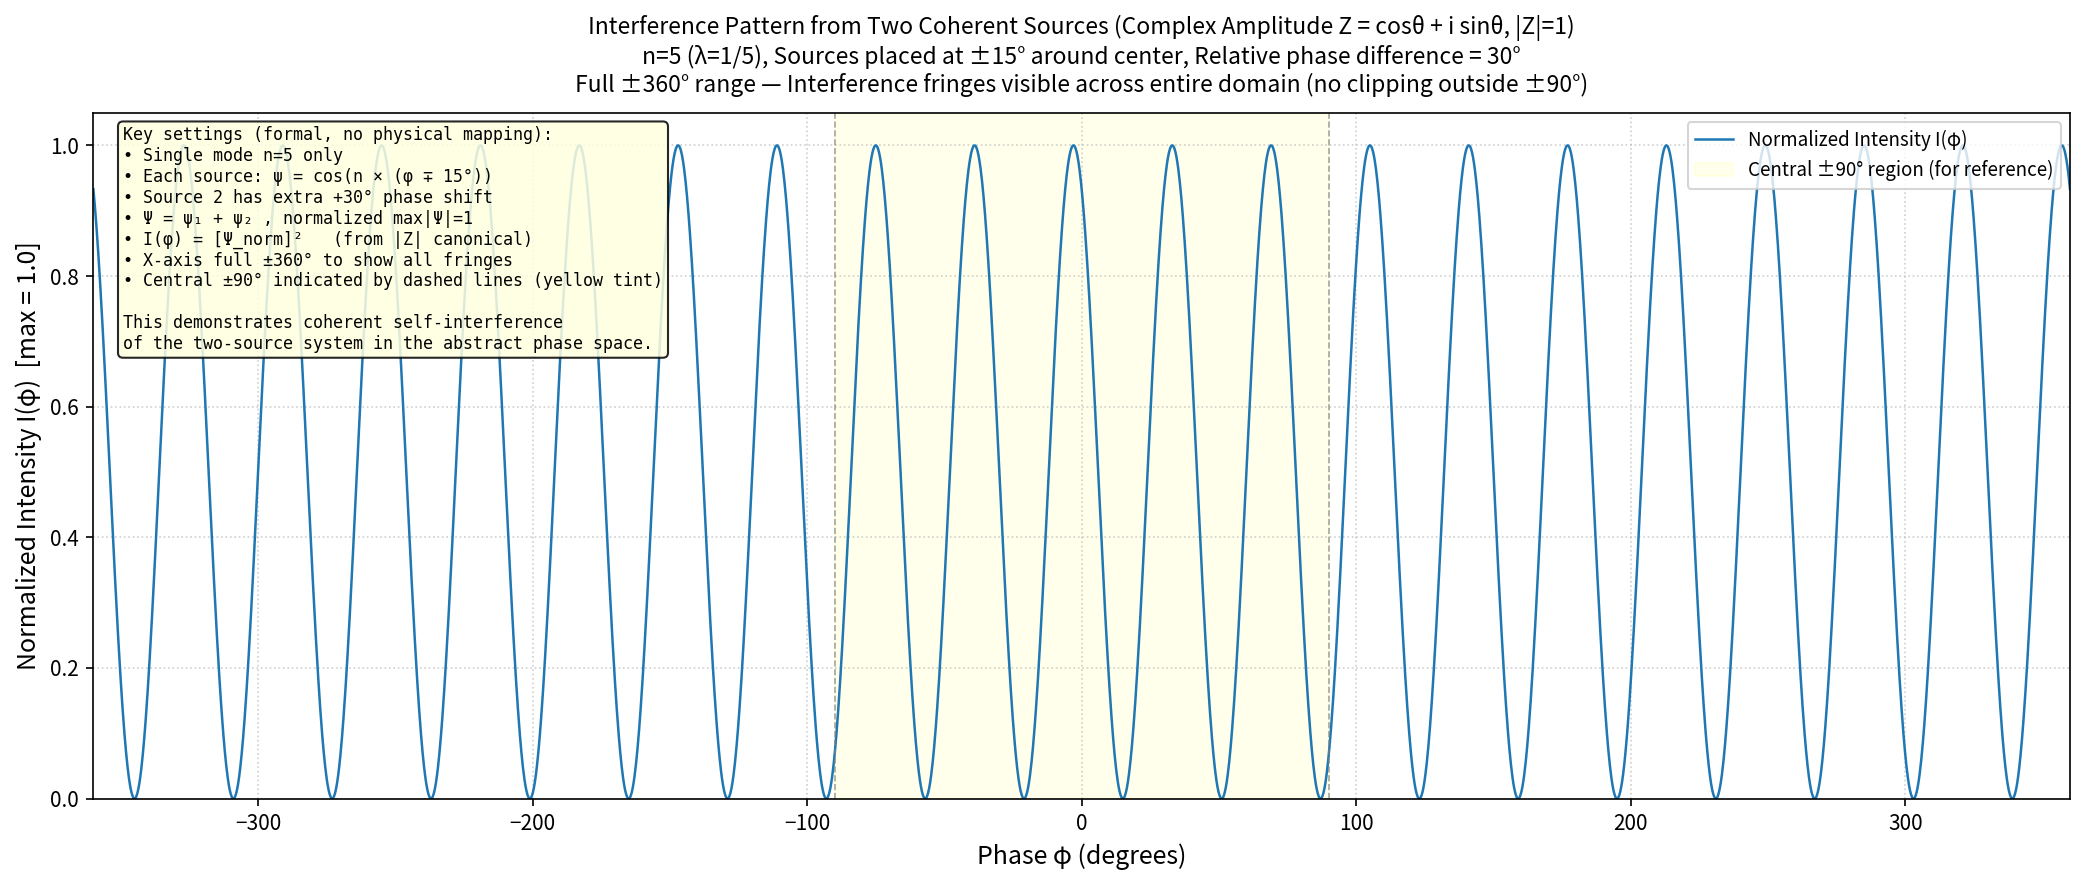

Write the Python code that produced this figure.
#!/usr/bin/env python3
"""
Normalized Intensity Interference Pattern
Two coherent sources with n=5 (λ=1/5), placed at ±15° phase centers,
with 30° relative phase difference.
Complex amplitude representation: Z = cosθ + i sinθ with |Z|=1 canonical.
Intensity I = |Ψ|^2 normalized so max wave amplitude =1, thus I max=1.
Full x-axis ±360° to display all interference fringes (no clipping).
"""

import numpy as np
import matplotlib.pyplot as plt

# Parameters
n = 5                    # mode index, λ = 1/n
delta_deg = 15.0         # source placement offset from center (degrees)
alpha_deg = 30.0         # relative phase difference between the two sources (degrees)
phi_min, phi_max = -360.0, 360.0
num_points = 4000        # high resolution for dense fringes

# Observation phase variable (degrees)
phi_deg = np.linspace(phi_min, phi_max, num_points)
phi_rad = np.deg2rad(phi_deg)

# Convert offsets to radians
delta_rad = np.deg2rad(delta_deg)
alpha_rad = np.deg2rad(alpha_deg)

# Wave from source 1 (centered at -delta, i.e. offset +delta in argument)
# Using real part of Z: ψ = Re( exp(i * n * (phi - phi_c)) ) = cos( n * (phi - phi_c) )
psi1 = np.cos( n * (phi_rad + delta_rad) )

# Wave from source 2 (centered at +delta), with additional relative phase alpha
psi2 = np.cos( n * (phi_rad - delta_rad) + alpha_rad )

# Total coherent superposition (complex amplitudes add, here real representation)
psi_total = psi1 + psi2

# Canonical normalization: max wave height (amplitude) to 1.0
max_amp = np.max(np.abs(psi_total))
if max_amp > 0:
    psi_norm = psi_total / max_amp
else:
    psi_norm = psi_total

# Intensity I ∝ |ψ|^2 , normalized so max I = 1.0
I = psi_norm ** 2

# Create figure
fig, ax = plt.subplots(figsize=(14, 6), dpi=150)

# Plot the interference pattern
ax.plot(phi_deg, I, color='#1f77b4', linewidth=1.2, label='Normalized Intensity I(φ)')

# Highlight central ±90° region with light background (for reference, but pattern shown full range)
ax.axvspan(-90, 90, alpha=0.08, color='yellow', label='Central ±90° region (for reference)')

# Add vertical lines at ±90°
ax.axvline(x=-90, color='gray', linestyle='--', linewidth=0.8, alpha=0.7)
ax.axvline(x=90, color='gray', linestyle='--', linewidth=0.8, alpha=0.7)

# Labels and title (ALL IN ENGLISH as requested)
ax.set_xlabel('Phase φ (degrees)', fontsize=12)
ax.set_ylabel('Normalized Intensity I(φ)  [max = 1.0]', fontsize=12)
ax.set_title(
    'Interference Pattern from Two Coherent Sources (Complex Amplitude Z = cosθ + i sinθ, |Z|=1)\n'
    'n=5 (λ=1/5), Sources placed at ±15° around center, Relative phase difference = 30°\n'
    'Full ±360° range — Interference fringes visible across entire domain (no clipping outside ±90°)',
    fontsize=11, pad=10
)

# Set axis limits
ax.set_xlim(phi_min, phi_max)
ax.set_ylim(0.0, 1.05)

# Grid and legend
ax.grid(True, which='major', linestyle=':', alpha=0.6)
ax.legend(loc='upper right', fontsize=9)

# Add annotation box explaining key points
textstr = '\n'.join([
    'Key settings (formal, no physical mapping):',
    '• Single mode n=5 only',
    '• Each source: ψ = cos(n × (φ ∓ 15°))',
    '• Source 2 has extra +30° phase shift',
    '• Ψ = ψ₁ + ψ₂ , normalized max|Ψ|=1',
    '• I(φ) = [Ψ_norm]²   (from |Z| canonical)',
    '• X-axis full ±360° to show all fringes',
    '• Central ±90° indicated by dashed lines (yellow tint)',
    '',
    'This demonstrates coherent self-interference',
    'of the two-source system in the abstract phase space.'
])
props = dict(boxstyle='round', facecolor='lightyellow', alpha=0.85)
ax.text(0.015, 0.98, textstr, transform=ax.transAxes, fontsize=8,
        verticalalignment='top', bbox=props, family='monospace')

# Tight layout
plt.tight_layout()

# Save outputs
output_dir = '/home/workdir/artifacts/'
png_path = output_dir + 'double_source_interference_n5.png'
svg_path = output_dir + 'double_source_interference_n5.svg'

plt.savefig(png_path, dpi=150, bbox_inches='tight', facecolor='white')
plt.savefig(svg_path, bbox_inches='tight', facecolor='white')

print(f"PNG saved to: {png_path}")
print(f"SVG saved to: {svg_path}")
print("Plot generated successfully with full ±360° range and interference fringes.")
